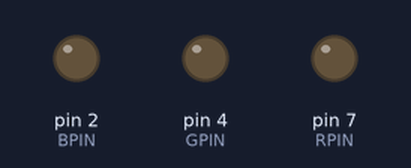
Recording of a sketch running on a simulated Arduino Uno, built with avr-gcc and run on an emulated ATmega328P. Shown: output pins drawn as LEDs (lit = HIGH).

Above: at 0.3 s.
At 2.2 s:
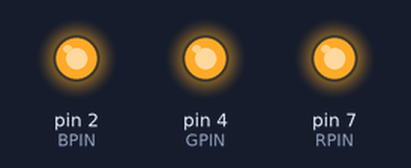
Timing chart, 0 to 3.0 s (numbered marks = the images above):
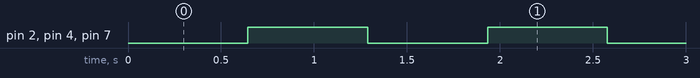

The sketch:

test.ino
```cpp
const int RPIN = 7;
const int GPIN = 4;
const int BPIN = 2;

void setup() {
  // put your setup code here, to run once:
  pinMode(RPIN, OUTPUT);
  pinMode(GPIN, OUTPUT);
  pinMode(BPIN, OUTPUT);
}

void loop() {
  // put your main code here, to run repeatedly:
  for(int i = 0; i < 256; i++){
    analogWrite(RPIN, i);
    analogWrite(GPIN, i);
    analogWrite(BPIN, i);
    delay(5);
  }


}
```

Measured:
- by itself, pin 2 (BPIN), pin 4 (GPIN), pin 7 (RPIN): alternates HIGH for 0.64 s and LOW for 0.64 s
